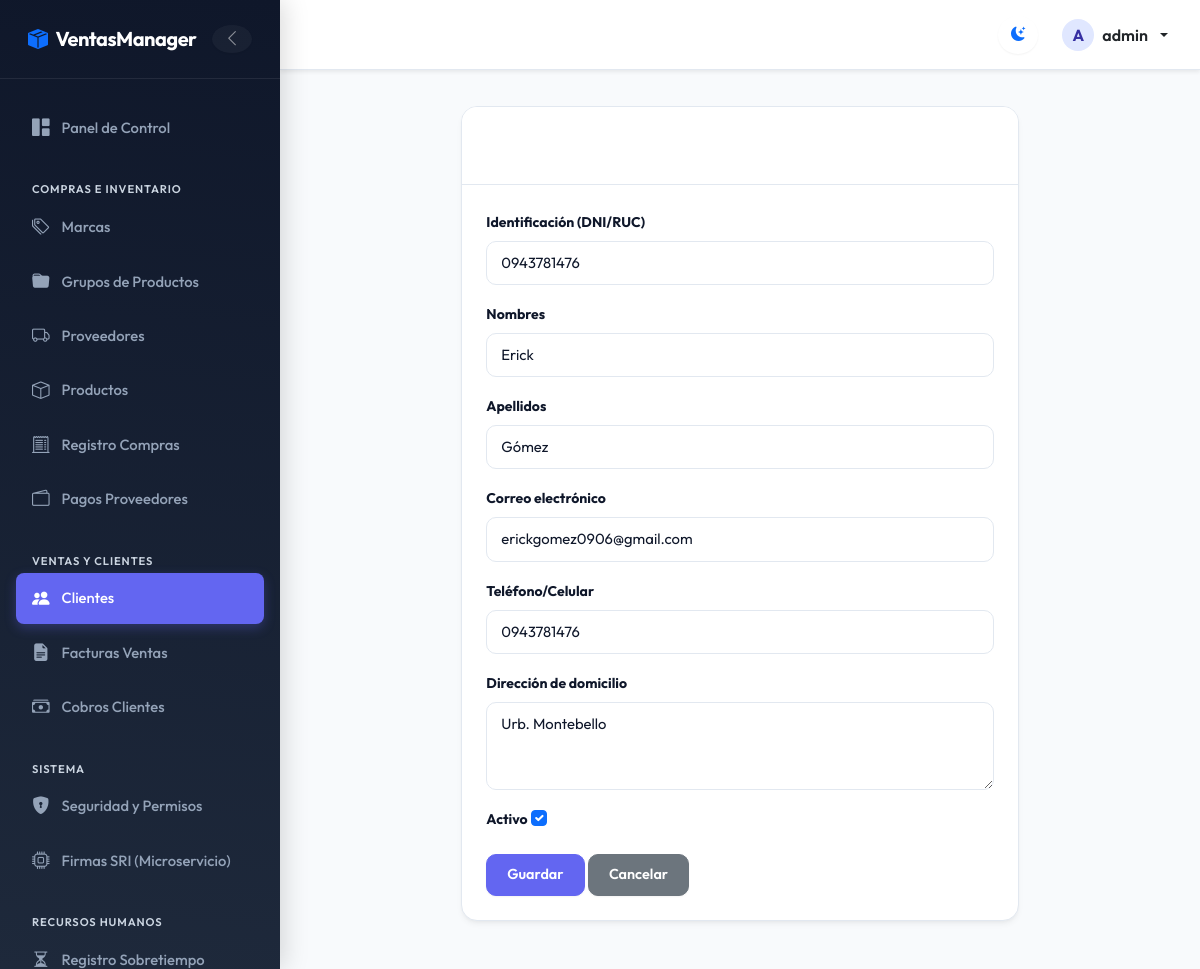
Before: /customers/1/edit/ (signed in) with the older database file.
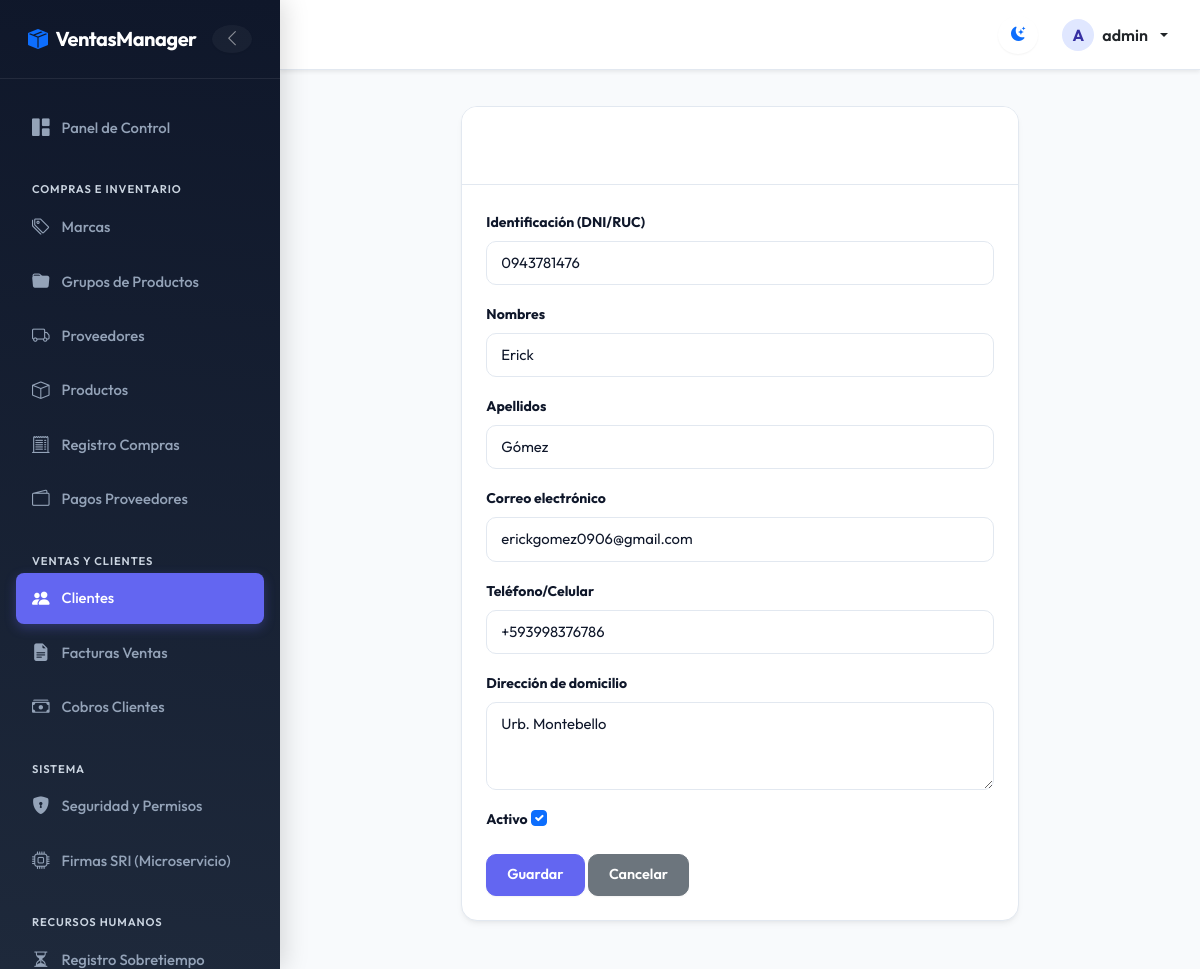
After: the same page with the newer database file.
### billing/models.py (models this page shows, shortened)
class Customer(models.Model):
    dni = models.CharField(max_length=13, unique=True, verbose_name='DNI/RUC', validators=[validate_cedula_ec])
    first_name = models.CharField(max_length=100)
    last_name = models.CharField(max_length=100)
    email = models.EmailField(blank=True, null=True)
    phone = models.CharField(max_length=20, blank=True, null=True)
    address = models.TextField(blank=True, null=True)
    is_active = models.BooleanField(default=True)
    created_at = models.DateTimeField(auto_now_add=True)
    updated_at = models.DateTimeField(auto_now=True)
    class Meta:
        ordering = ['last_name', 'first_name']
        permissions = [
            ("download_customer_pdf", "Can download Customer PDF report"),
            ("download_customer_excel", "Can download Customer Excel report"),
            ("detail_customer", "Can view Customer detail modal"),
        ]

### billing/views.py (the view)
# urls.py: path('customers/<int:pk>/edit/', views.CustomerUpdateView.as_view(), name='customer_update'),
class CustomerUpdateView(LoginRequiredMixin, PermissionRequiredMixin, UpdateView):
    permission_required = 'billing.change_customer'
    model = Customer; form_class = CustomerForm; template_name = 'billing/customer_form.html'; success_url = reverse_lazy('billing:customer_list')

### billing/context_processors.py (called while the page is built)
def sri_settings(request):
    sri_url = getattr(settings, 'SRI_MICROSERVICE_URL', 'https://sri-microservice.vercel.app/firmar-y-enviar')
    base_url = sri_url.rsplit('/', 1)[0]
    return {
        'SRI_MICROSERVICE_CONFIG_URL': f"{base_url}/configurar"
    }

### security/templatetags/security_tags.py (called while the page is built)
@register.filter(name='has_group')
def has_group(user, group_name):
    if not user.is_authenticated:
        return False
    if user.is_superuser:      # el superusuario ve todo
        return True
    return user.groups.filter(name=group_name).exists()

### billing/templates/billing/customer_form.html (shortened to what this page needs)
{% extends 'billing/base.html' %}
{% block content %}
<div class="row justify-content-center">
  <div class="col-md-8">
    <div class="card shadow">
      <div class="card-header bg-primary text-white"><h4>Cliente</h4></div>
      <div class="card-body">
        <form method="post">
          {% for field in form %}
          <div class="mb-3">
            <label class="form-label fw-bold">{{ field.label }}</label>
            {{ field }}
          </div>
          {% endfor %}
          <button type="submit" class="btn btn-primary">Guardar</button>
          <a href="{% url 'billing:customer_list' %}" class="btn btn-secondary">Cancelar</a>
        </form>
      </div>
    </div>
  </div>
</div>
{% endblock %}

Changed rows visible on the page:
changed Customer "Erick": phone "0943781476" → "+593998376786"
